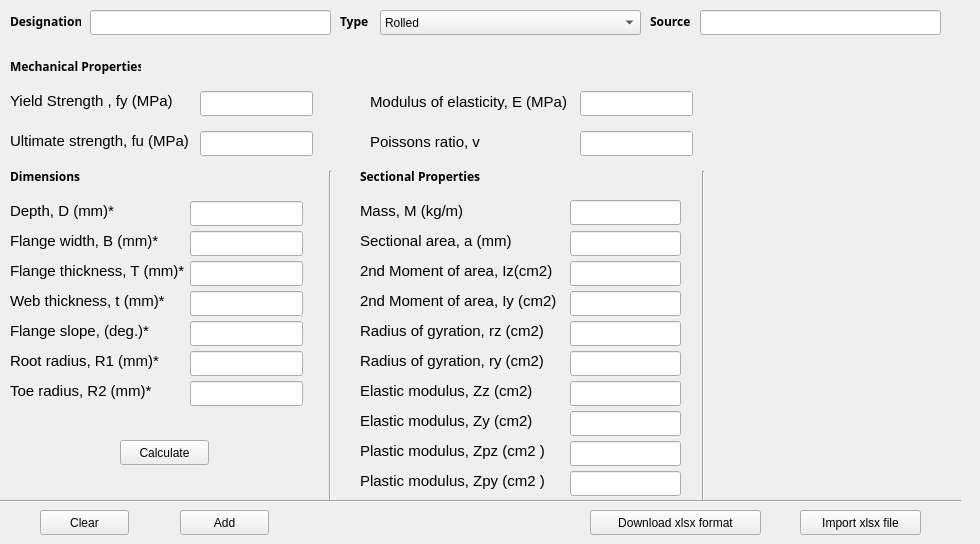
     <widget class="QWidget" name="tab_Column">
      <attribute name="title">
       <string>Column</string>
      </attribute>
      <widget class="QLabel" name="label_31">
       <property name="geometry">
        <rect>
         <x>370</x>
         <y>91</y>
         <width>201</width>
         <height>21</height>
        </rect>
       </property>
       <property name="font">
        <font>
         <pointsize>11</pointsize>
        </font>
       </property>
       <property name="text">
        <string>Modulus of elasticity, E (MPa)</string>
       </property>
      </widget>
      <widget class="QLabel" name="label_28">
       <property name="geometry">
        <rect>
         <x>10</x>
         <y>231</y>
         <width>181</width>
         <height>20</height>
        </rect>
       </property>
       <property name="font">
        <font>
         <pointsize>11</pointsize>
        </font>
       </property>
       <property name="text">
        <string>Flange width, B (mm)*</string>
       </property>
      </widget>
      <widget class="QLabel" name="label_43">
       <property name="geometry">
        <rect>
         <x>360</x>
         <y>440</y>
         <width>191</width>
         <height>21</height>
        </rect>
       </property>
       <property name="font">
        <font>
         <pointsize>11</pointsize>
        </font>
       </property>
       <property name="text">
        <string>Plastic modulus, Zpz (cm2 )</string>
       </property>
      </widget>
      <widget class="QLineEdit" name="lineEdit_ElasticModPZ_Column">
       <property name="geometry">
        <rect>
         <x>570</x>
         <y>441</y>
         <width>111</width>
         <height>25</height>
        </rect>
       </property>
      </widget>
      <widget class="QLabel" name="label_48">
       <property name="geometry">
        <rect>
         <x>10</x>
         <y>261</y>
         <width>181</width>
         <height>20</height>
        </rect>
       </property>
       <property name="font">
        <font>
         <pointsize>11</pointsize>
        </font>
       </property>
       <property name="text">
        <string>Flange thickness, T (mm)*</string>
       </property>
      </widget>
      <widget class="QLabel" name="label_53">
       <property name="geometry">
        <rect>
         <x>360</x>
         <y>200</y>
         <width>191</width>
         <height>21</height>
        </rect>
       </property>
       <property name="font">
        <font>
         <pointsize>11</pointsize>
        </font>
       </property>
       <property name="text">
        <string>Mass, M (kg/m)</string>
       </property>
      </widget>
      <widget class="QLineEdit" name="lineEdit_RogY_Column">
       <property name="geometry">
        <rect>
         <x>570</x>
         <y>351</y>
         <width>111</width>
         <height>25</height>
        </rect>
       </property>
      </widget>
      <widget class="Line" name="line_7">
       <property name="geometry">
        <rect>
         <x>673</x>
         <y>171</y>
         <width>61</width>
         <height>331</height>
        </rect>
       </property>
       <property name="orientation">
        <enum>Qt::Vertical</enum>
       </property>
      </widget>
      <widget class="QPushButton" name="pushButton_Add_Column">
       <property name="geometry">
        <rect>
         <x>180</x>
         <y>510</y>
         <width>89</width>
         <height>25</height>
        </rect>
       </property>
       <property name="text">
        <string>Add</string>
       </property>
      </widget>
      <widget class="QLineEdit" name="lineEdit_FlangeThickness_Column">
       <property name="geometry">
        <rect>
         <x>190</x>
         <y>261</y>
         <width>113</width>
         <height>25</height>
        </rect>
       </property>
      </widget>
      <widget class="QLabel" name="label_41">
       <property name="geometry">
        <rect>
         <x>340</x>
         <y>11</y>
         <width>71</width>
         <height>21</height>
        </rect>
       </property>
       <property name="font">
        <font>
         <family>Ubuntu Condensed</family>
         <weight>75</weight>
         <italic>false</italic>
         <bold>true</bold>
        </font>
       </property>
       <property name="text">
        <string>Type</string>
       </property>
      </widget>
      <widget class="QLabel" name="label_30">
       <property name="geometry">
        <rect>
         <x>10</x>
         <y>11</y>
         <width>71</width>
         <height>21</height>
        </rect>
       </property>
       <property name="font">
        <font>
         <family>Ubuntu Condensed</family>
         <weight>75</weight>
         <italic>false</italic>
         <bold>true</bold>
        </font>
       </property>
       <property name="text">
        <string>Designation</string>
       </property>
      </widget>
      <widget class="QLineEdit" name="lineEdit_YieldStrength_Column">
       <property name="geometry">
        <rect>
         <x>200</x>
         <y>91</y>
         <width>113</width>
         <height>25</height>
        </rect>
       </property>
      </widget>
      <widget class="QLabel" name="label_42">
       <property name="geometry">
        <rect>
         <x>360</x>
         <y>380</y>
         <width>191</width>
         <height>21</height>
        </rect>
       </property>
       <property name="font">
        <font>
         <pointsize>11</pointsize>
        </font>
       </property>
       <property name="text">
        <string>Elastic modulus, Zz (cm2)</string>
       </property>
      </widget>
      <widget class="QLineEdit" name="lineEdit_Designation_Column">
       <property name="geometry">
        <rect>
         <x>90</x>
         <y>10</y>
         <width>241</width>
         <height>25</height>
        </rect>
       </property>
      </widget>
      <widget class="QPushButton" name="pushButton_Import_Column">
       <property name="geometry">
        <rect>
         <x>800</x>
         <y>510</y>
         <width>121</width>
         <height>25</height>
        </rect>
       </property>
       <property name="text">
        <string>Import xlsx file</string>
       </property>
      </widget>
      <widget class="QLabel" name="label_37">
       <property name="geometry">
        <rect>
         <x>370</x>
         <y>131</y>
         <width>121</width>
         <height>21</height>
        </rect>
       </property>
       <property name="font">
        <font>
         <pointsize>11</pointsize>
        </font>
       </property>
       <property name="text">
        <string>Poissons ratio, v</string>
       </property>
      </widget>
      <widget class="QLabel" name="label_34">
       <property name="geometry">
        <rect>
         <x>360</x>
         <y>260</y>
         <width>201</width>
         <height>21</height>
        </rect>
       </property>
       <property name="font">
        <font>
         <pointsize>11</pointsize>
        </font>
       </property>
       <property name="text">
        <string>2nd Moment of area, Iz(cm2)</string>
       </property>
      </widget>
      <widget class="QLabel" name="label_44">
       <property name="geometry">
        <rect>
         <x>360</x>
         <y>410</y>
         <width>191</width>
         <height>21</height>
        </rect>
       </property>
       <property name="font">
        <font>
         <pointsize>11</pointsize>
        </font>
       </property>
       <property name="text">
        <string>Elastic modulus, Zy (cm2)</string>
       </property>
      </widget>
      <widget class="QLabel" name="label_49">
       <property name="geometry">
        <rect>
         <x>10</x>
         <y>291</y>
         <width>181</width>
         <height>20</height>
        </rect>
       </property>
       <property name="font">
        <font>
         <pointsize>11</pointsize>
        </font>
       </property>
       <property name="text">
        <string>Web thickness, t (mm)*</string>
       </property>
      </widget>
      <widget class="QLineEdit" name="lineEdit_Depth_Column">
       <property name="geometry">
        <rect>
         <x>190</x>
         <y>201</y>
         <width>113</width>
         <height>25</height>
        </rect>
       </property>
      </widget>
      <widget class="QLabel" name="label_51">
       <property name="geometry">
        <rect>
         <x>360</x>
         <y>320</y>
         <width>191</width>
         <height>21</height>
        </rect>
       </property>
       <property name="font">
        <font>
         <pointsize>11</pointsize>
        </font>
       </property>
       <property name="text">
        <string>Radius of gyration, rz (cm2)</string>
       </property>
      </widget>
      <widget class="QLabel" name="label_29">
       <property name="geometry">
        <rect>
         <x>360</x>
         <y>290</y>
         <width>201</width>
         <height>21</height>
        </rect>
       </property>
       <property name="font">
        <font>
         <pointsize>11</pointsize>
        </font>
       </property>
       <property name="text">
        <string>2nd Moment of area, Iy (cm2)</string>
       </property>
      </widget>
      <widget class="QPushButton" name="pushButton_Clear_Column">
       <property name="geometry">
        <rect>
         <x>40</x>
         <y>510</y>
         <width>89</width>
         <height>25</height>
        </rect>
       </property>
       <property name="text">
        <string>Clear</string>
       </property>
      </widget>
      <widget class="QLineEdit" name="lineEdit_ModElasticity_Column">
       <property name="geometry">
        <rect>
         <x>580</x>
         <y>91</y>
         <width>113</width>
         <height>25</height>
        </rect>
       </property>
      </widget>
      <widget class="QPushButton" name="pushButton_Download_Column">
       <property name="geometry">
        <rect>
         <x>590</x>
         <y>510</y>
         <width>171</width>
         <height>25</height>
        </rect>
       </property>
       <property name="text">
        <string>Download xlsx format</string>
       </property>
      </widget>
      <widget class="QLineEdit" name="lineEdit_FlangeWidth_Column">
       <property name="geometry">
        <rect>
         <x>190</x>
         <y>231</y>
         <width>113</width>
         <height>25</height>
        </rect>
       </property>
      </widget>
      <widget class="QLineEdit" name="lineEdit_MomentOfAreaY_Column">
       <property name="geometry">
        <rect>
         <x>570</x>
         <y>291</y>
         <width>111</width>
         <height>25</height>
        </rect>
       </property>
      </widget>
      <widget class="QLineEdit" name="lineEdit_ToeRadius_Column">
       <property name="geometry">
        <rect>
         <x>190</x>
         <y>381</y>
         <width>113</width>
         <height>25</height>
        </rect>
       </property>
      </widget>
      <widget class="QLineEdit" name="lineEdit_RogZ_Column">
       <property name="geometry">
        <rect>
         <x>570</x>
         <y>321</y>
         <width>111</width>
         <height>25</height>
        </rect>
       </property>
      </widget>
      <widget class="QLabel" name="label_47">
       <property name="geometry">
        <rect>
         <x>10</x>
         <y>321</y>
         <width>181</width>
         <height>20</height>
        </rect>
       </property>
       <property name="font">
        <font>
         <pointsize>11</pointsize>
        </font>
       </property>
       <property name="text">
        <string>Flange slope, (deg.)*</string>
       </property>
      </widget>
      <widget class="QLineEdit" name="lineEdit_WeBThickness_Column">
       <property name="geometry">
        <rect>
         <x>190</x>
         <y>291</y>
         <width>113</width>
         <height>25</height>
        </rect>
       </property>
      </widget>
      <widget class="QLineEdit" name="lineEdit_ElasticModPY_Column">
       <property name="geometry">
        <rect>
         <x>570</x>
         <y>471</y>
         <width>111</width>
         <height>25</height>
        </rect>
       </property>
      </widget>
      <widget class="QLabel" name="label_50">
       <property name="geometry">
        <rect>
         <x>10</x>
         <y>351</y>
         <width>181</width>
         <height>20</height>
        </rect>
       </property>
       <property name="font">
        <font>
         <pointsize>11</pointsize>
        </font>
       </property>
       <property name="text">
        <string>Root radius, R1 (mm)*</string>
       </property>
      </widget>
      <widget class="QLabel" name="label_35">
       <property name="geometry">
        <rect>
         <x>650</x>
         <y>11</y>
         <width>51</width>
         <height>21</height>
        </rect>
       </property>
       <property name="font">
        <font>
         <family>Ubuntu Condensed</family>
         <weight>75</weight>
         <italic>false</italic>
         <bold>true</bold>
        </font>
       </property>
       <property name="text">
        <string>Source</string>
       </property>
      </widget>
      <widget class="QLabel" name="label_52">
       <property name="geometry">
        <rect>
         <x>360</x>
         <y>161</y>
         <width>121</width>
         <height>31</height>
        </rect>
       </property>
       <property name="font">
        <font>
         <family>Ubuntu Condensed</family>
         <weight>75</weight>
         <italic>false</italic>
         <bold>true</bold>
        </font>
       </property>
       <property name="text">
        <string>Sectional Properties</string>
       </property>
      </widget>
      <widget class="QLineEdit" name="lineEdit_UltimateStrength_Column">
       <property name="geometry">
        <rect>
         <x>200</x>
         <y>131</y>
         <width>113</width>
         <height>25</height>
        </rect>
       </property>
      </widget>
      <widget class="QLineEdit" name="lineEdit_FlangeSlope_Column">
       <property name="geometry">
        <rect>
         <x>190</x>
         <y>321</y>
         <width>113</width>
         <height>25</height>
        </rect>
       </property>
      </widget>
      <widget class="QLabel" name="label_33">
       <property name="geometry">
        <rect>
         <x>360</x>
         <y>350</y>
         <width>191</width>
         <height>21</height>
        </rect>
       </property>
       <property name="font">
        <font>
         <pointsize>11</pointsize>
        </font>
       </property>
       <property name="text">
        <string>Radius of gyration, ry (cm2)</string>
       </property>
      </widget>
      <widget class="QLineEdit" name="lineEdit_ElasticModZ_Column">
       <property name="geometry">
        <rect>
         <x>570</x>
         <y>381</y>
         <width>111</width>
         <height>25</height>
        </rect>
       </property>
      </widget>
      <widget class="QLabel" name="label_45">
       <property name="geometry">
        <rect>
         <x>10</x>
         <y>161</y>
         <width>71</width>
         <height>31</height>
        </rect>
       </property>
       <property name="font">
        <font>
         <family>Ubuntu Condensed</family>
         <weight>75</weight>
         <italic>false</italic>
         <bold>true</bold>
        </font>
       </property>
       <property name="text">
        <string>Dimensions</string>
       </property>
      </widget>
      <widget class="QLabel" name="label_36">
       <property name="geometry">
        <rect>
         <x>10</x>
         <y>381</y>
         <width>181</width>
         <height>20</height>
        </rect>
       </property>
       <property name="font">
        <font>
         <pointsize>11</pointsize>
        </font>
       </property>
       <property name="text">
        <string>Toe radius, R2 (mm)*</string>
       </property>
      </widget>
      <widget class="QLabel" name="label_46">
       <property name="geometry">
        <rect>
         <x>10</x>
         <y>131</y>
         <width>181</width>
         <height>20</height>
        </rect>
       </property>
       <property name="font">
        <font>
         <pointsize>11</pointsize>
        </font>
       </property>
       <property name="text">
        <string>Ultimate strength, fu (MPa)</string>
       </property>
      </widget>
      <widget class="QLineEdit" name="lineEdit_MomentOfAreaZ_Column">
       <property name="geometry">
        <rect>
         <x>570</x>
         <y>261</y>
         <width>111</width>
         <height>25</height>
        </rect>
       </property>
      </widget>
      <widget class="QLabel" name="label_54">
       <property name="geometry">
        <rect>
         <x>10</x>
         <y>201</y>
         <width>181</width>
         <height>20</height>
        </rect>
       </property>
       <property name="font">
        <font>
         <pointsize>11</pointsize>
        </font>
       </property>
       <property name="text">
        <string>Depth, D (mm)*</string>
       </property>
      </widget>
      <widget class="QLineEdit" name="lineEdit_ElasticModY_Column">
       <property name="geometry">
        <rect>
         <x>570</x>
         <y>411</y>
         <width>111</width>
         <height>25</height>
        </rect>
       </property>
      </widget>
      <widget class="QLineEdit" name="lineEdit_Source_Column">
       <property name="geometry">
        <rect>
         <x>700</x>
         <y>10</y>
         <width>241</width>
         <height>25</height>
        </rect>
       </property>
      </widget>
      <widget class="QLabel" name="label_32">
       <property name="geometry">
        <rect>
         <x>10</x>
         <y>51</y>
         <width>131</width>
         <height>31</height>
        </rect>
       </property>
       <property name="font">
        <font>
         <family>Ubuntu Condensed</family>
         <weight>75</weight>
         <italic>false</italic>
         <bold>true</bold>
        </font>
       </property>
       <property name="text">
        <string>Mechanical Properties</string>
       </property>
      </widget>
      <widget class="QLineEdit" name="lineEdit_PoissonsRatio_Column">
       <property name="geometry">
        <rect>
         <x>580</x>
         <y>131</y>
         <width>113</width>
         <height>25</height>
        </rect>
       </property>
      </widget>
      <widget class="QLabel" name="label_55">
       <property name="geometry">
        <rect>
         <x>10</x>
         <y>91</y>
         <width>171</width>
         <height>20</height>
        </rect>
       </property>
       <property name="font">
        <font>
         <pointsize>11</pointsize>
        </font>
       </property>
       <property name="text">
        <string>Yield Strength , fy (MPa)</string>
       </property>
      </widget>
      <widget class="Line" name="line_9">
       <property name="geometry">
        <rect>
         <x>320</x>
         <y>171</y>
         <width>21</width>
         <height>331</height>
        </rect>
       </property>
       <property name="orientation">
        <enum>Qt::Vertical</enum>
       </property>
      </widget>
      <widget class="QLineEdit" name="lineEdit_SectionalArea_Column">
       <property name="geometry">
        <rect>
         <x>570</x>
         <y>231</y>
         <width>111</width>
         <height>25</height>
        </rect>
       </property>
      </widget>
      <widget class="QLabel" name="label_56">
       <property name="geometry">
        <rect>
         <x>360</x>
         <y>470</y>
         <width>191</width>
         <height>21</height>
        </rect>
       </property>
       <property name="font">
        <font>
         <pointsize>11</pointsize>
        </font>
       </property>
       <property name="text">
        <string>Plastic modulus, Zpy (cm2 )</string>
       </property>
      </widget>
      <widget class="Line" name="line_10">
       <property name="geometry">
        <rect>
         <x>-10</x>
         <y>491</y>
         <width>971</width>
         <height>21</height>
        </rect>
       </property>
       <property name="orientation">
        <enum>Qt::Horizontal</enum>
       </property>
      </widget>
      <widget class="QLineEdit" name="lineEdit_RootRadius_Column">
       <property name="geometry">
        <rect>
         <x>190</x>
         <y>351</y>
         <width>113</width>
         <height>25</height>
        </rect>
       </property>
      </widget>
      <widget class="QLabel" name="label_57">
       <property name="geometry">
        <rect>
         <x>360</x>
         <y>230</y>
         <width>191</width>
         <height>21</height>
        </rect>
       </property>
       <property name="font">
        <font>
         <pointsize>11</pointsize>
        </font>
       </property>
       <property name="text">
        <string>Sectional area, a (mm)</string>
       </property>
      </widget>
      <widget class="QLineEdit" name="lineEdit_Mass_Column">
       <property name="geometry">
        <rect>
         <x>570</x>
         <y>200</y>
         <width>111</width>
         <height>25</height>
        </rect>
       </property>
      </widget>
      <widget class="QComboBox" name="comboBox_Column">
       <property name="geometry">
        <rect>
         <x>380</x>
         <y>10</y>
         <width>261</width>
         <height>25</height>
        </rect>
       </property>
       <item>
        <property name="text">
         <string>Rolled</string>
        </property>
       </item>
       <item>
        <property name="text">
         <string>Welded</string>
        </property>
       </item>
      </widget>
      <widget class="QPushButton" name="pushButton_Calculate_Column">
       <property name="geometry">
        <rect>
         <x>120</x>
         <y>440</y>
         <width>89</width>
         <height>25</height>
        </rect>
       </property>
       <property name="text">
        <string>Calculate</string>
       </property>
      </widget>
     </widget>
